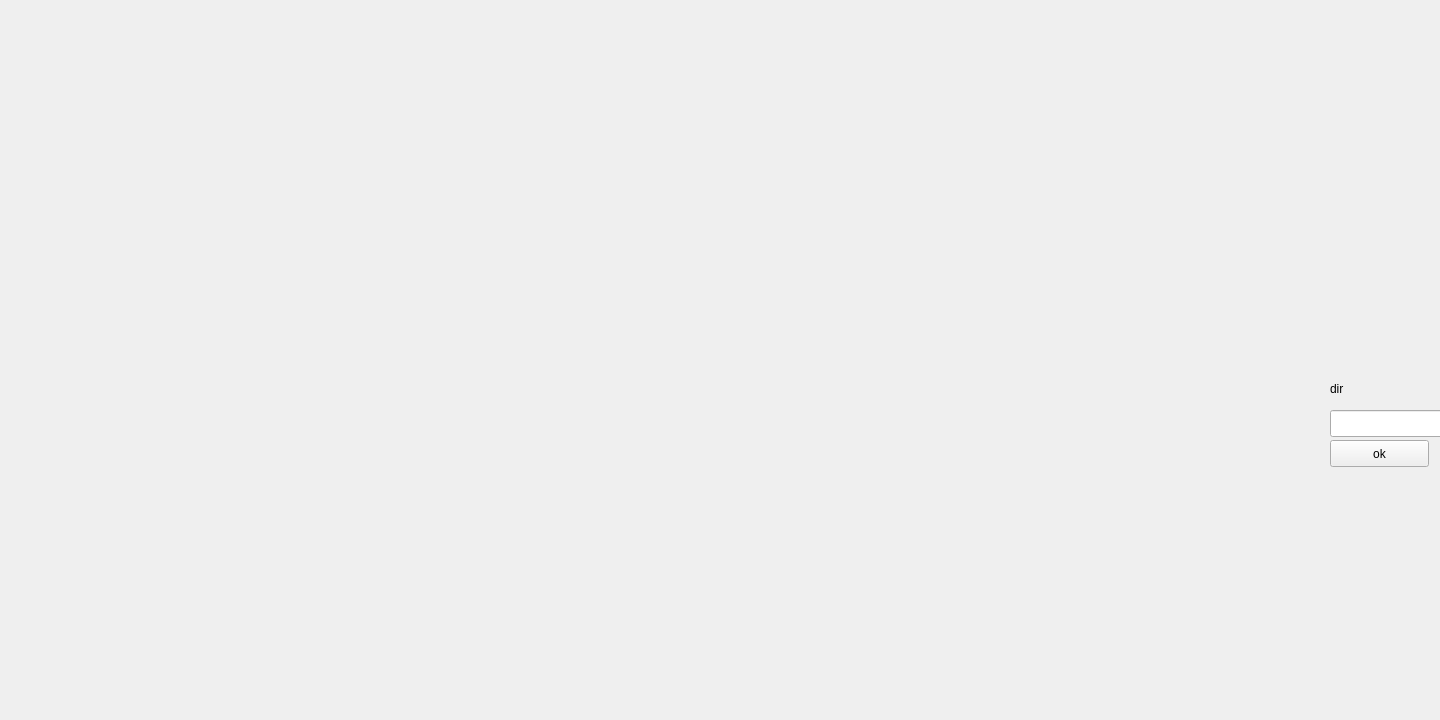
<?xml version="1.0" encoding="UTF-8"?>
<ui version="4.0">
 <class>MainWindow</class>
 <widget class="QMainWindow" name="MainWindow">
  <property name="geometry">
   <rect>
    <x>0</x>
    <y>0</y>
    <width>1440</width>
    <height>720</height>
   </rect>
  </property>
  <property name="windowTitle">
   <string>MainWindow</string>
  </property>
  <widget class="QWidget" name="centralWidget">
   <widget class="QLabel" name="camera">
    <property name="geometry">
     <rect>
      <x>0</x>
      <y>0</y>
      <width>1280</width>
      <height>720</height>
     </rect>
    </property>
    <property name="text">
     <string/>
    </property>
   </widget>
   <widget class="QPushButton" name="ok">
    <property name="geometry">
     <rect>
      <x>1330</x>
      <y>440</y>
      <width>99</width>
      <height>27</height>
     </rect>
    </property>
    <property name="text">
     <string>ok</string>
    </property>
   </widget>
   <widget class="QLineEdit" name="path">
    <property name="geometry">
     <rect>
      <x>1330</x>
      <y>410</y>
      <width>113</width>
      <height>27</height>
     </rect>
    </property>
   </widget>
   <widget class="QLabel" name="label">
    <property name="geometry">
     <rect>
      <x>1330</x>
      <y>380</y>
      <width>67</width>
      <height>17</height>
     </rect>
    </property>
    <property name="text">
     <string>dir</string>
    </property>
   </widget>
  </widget>
 </widget>
 <layoutdefault spacing="6" margin="11"/>
 <resources/>
 <connections/>
</ui>
